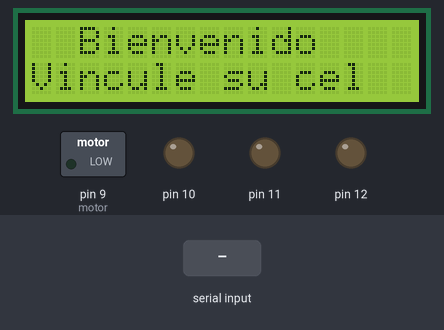
Bench run of a sketch on a simulated Arduino Mega 2560, built with avr-gcc and run on an emulated ATmega2560. Shown: 16×2 character LCD, switched loads named in the sketch (green lamp = pin HIGH), output pins drawn as LEDs (lit = HIGH). The test bench sets the inputs (shaded band). What the sketch prints to the serial monitor is not drawn.

Above: at 1.2 s.
1.3 s: "1" received over the second serial link
At 2.0 s:
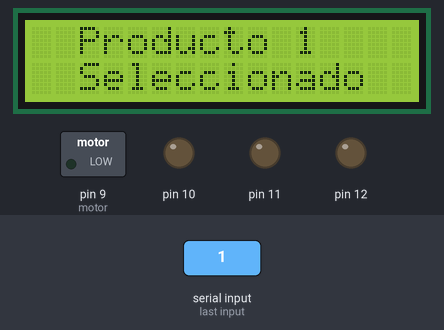
At 11.8 s:
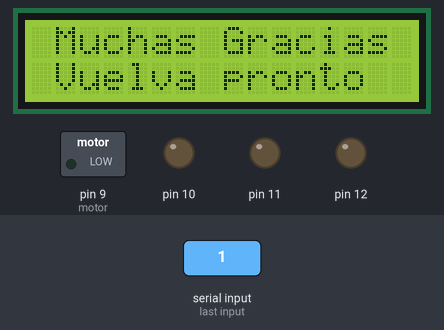
Timing chart, 0 to 13.3 s (numbered marks = the images above; inputs shaded):
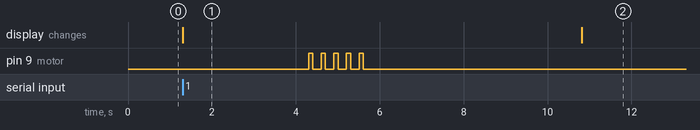

Measured:
- after the input at 1.3 s, pin 9 (motor): alternates HIGH for 0.10 s and LOW for 0.20 s, 10 changes in all, then stays LOW, starting after 3.0 s; the display: changes at once (image 1)
- what the display in image 1 shows lasts 9.5 s, from 1.3 s to 10.8 s

The sketch:

CODIGO-FINAL.ino
```cpp
#include <LiquidCrystal.h>
const int rs = A0, en = 4, d4 = 5, d5 = 6, d6 = 7, d7 = 8;
LiquidCrystal lcd(rs, en, d4, d5, d6, d7);
long duration;
#define motor_1 9
#define motor_2 10
#define motor_3 11
#define motor_4 12
char opcion;
int motor;
int i, j = 0;

void setup() {
  lcd.begin(16, 2);
  Serial.begin(38400);
  Serial3.begin(38400);
  //Pines driver 1
  pinMode(9, OUTPUT);
  pinMode(10, OUTPUT);
  pinMode(11, OUTPUT);
  pinMode(12, OUTPUT);
  digitalWrite(9, LOW);
  digitalWrite(10, LOW);
  digitalWrite(11, LOW);
  digitalWrite(12, LOW);
 // analogWrite(3, 200);
}

void loop() {
  digitalWrite(2, HIGH);
  lcd.setCursor(0, 0);
  lcd.print("  Bienvenido ");
  lcd.setCursor(0, 1);
  lcd.print("Vincule su cel");

  if (Serial3.available() > 0) {
    opcion = Serial3.read();
    lcd.clear();

    if (opcion == '1') {
      motor = motor_1;
      lcd.print("  Producto 1 ");
      Serial.println("Porducto 1");
    }
    else if (opcion == '2') {
      motor = motor_2;
      lcd.print("  Producto 2 ");
      Serial.println("Porducto 2");
    }
    else if (opcion == '3') {
      motor = motor_3;
      lcd.print("  Producto 3 ");
      Serial.println("Porducto 3");
    }
    else if (opcion == '4') {
      motor = motor_4;
      lcd.print("  Producto 4 ");
      Serial.println("Porducto 4");
    }

    lcd.setCursor(0, 0);
    lcd.setCursor(0, 1);
    lcd.print("  Seleccionado ");
    delay(3000);
    for(i=0; i<5; i++){
      digitalWrite(motor, HIGH);
      delay(100);
      digitalWrite(motor, LOW);
      delay(200);
    }
   // digitalWrite(motor, HIGH);
    //delay(1000);
    //digitalWrite(motor, LOW);
    //delay(2000);

    delay(5000);
    Serial.print(5);
    Serial3.print(5);
    lcd.setCursor(0, 0);
    lcd.print(" Muchas Gracias ");
    lcd.setCursor(0, 1);
    lcd.print(" Vuelva pronto ");
    delay(5000);
    lcd.clear();
    delay(1000);

    opcion = 0;
    j = 0;
  }
}
```
